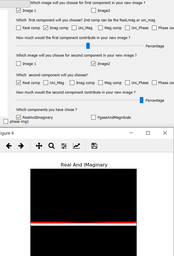
#> input picture DSP/sbe309-2020-task3/The_new_pic_from_mixing.PNG, 174 x 256 px, shrunk from 601 x 886 before the run; its folder holds only this picture in this run
$ python -i functions.py   (imports and definitions only)
#> lines starting #> are read from the running program, lines starting #| are printed output that depends on the picture; after the words box and inside, x2 and y2 are one past the last pixel; in counts of white or black regions, pixels touching at a corner belong together
from scipy import signal
from matplotlib import cm
import matplotlib.pyplot as plt
from math import sqrt
from math import sin, cos
import cv2
import numpy as np
import scipy
import glob
import time
from copy import copy
import time
''' Harris Operator'''
# Kernel operation using input operator of size 3*3
def GetSobel(image, Sobel, width, height):
    # Initialize the matrix
    I_d = np.zeros((width, height), np.float32)

    # For every pixel in the image
    for rows in range(width):
        for cols in range(height):
            # Run the Sobel kernel for each pixel
            if rows >= 1 or rows <= width-2 and cols >= 1 or cols <= height-2:
                for ind in range(3):
                    for ite in range(3):
                        I_d[rows][cols] += Sobel[ind][ite] * image[rows - ind - 1][cols - ite - 1]
            else:
                I_d[rows][cols] = image[rows][cols]

    return I_d


def HarrisCornerDetection(image):
    t0 = time.clock()
    # The two Sobel operators - for x and y direction
    SobelX = np.array([[-1, 0, 1], [-2, 0, 2], [-1, 0, 1]])
    SobelY = np.array([[-1, -2, -1], [0, 0, 0], [1, 2, 1]])

    w, h = image.shape

    # X and Y derivative of image using Sobel operator
    ImgX = GetSobel(image, SobelX, w, h)
    ImgY = GetSobel(image, SobelY, w, h)

    # # Eliminate the negative values
    for ind1 in range(w):
        for ind2 in range(h):
            if ImgY[ind1][ind2] < 0:
                ImgY[ind1][ind2] *= -1
            if ImgX[ind1][ind2] < 0:
                ImgX[ind1][ind2] *= -1

    ImgX_2 = np.square(ImgX)
    ImgY_2 = np.square(ImgY)

    ImgXY = np.multiply(ImgX, ImgY)
    ImgYX = np.multiply(ImgY, ImgX)

    #Use Gaussian Blur
    Sigma = 1.4
    kernelsize = (3, 3)

    ImgX_2 = cv2.GaussianBlur(ImgX_2, kernelsize, Sigma)
    ImgY_2 = cv2.GaussianBlur(ImgY_2, kernelsize, Sigma)
    ImgXY = cv2.GaussianBlur(ImgXY, kernelsize, Sigma)
    ImgYX = cv2.GaussianBlur(ImgYX, kernelsize, Sigma)

    alpha = 0.06
    R = np.zeros((w, h), np.float32)
    # For every pixel find the corner strength
    for row in range(w):
        for col in range(h):
            M_bar = np.array([[ImgX_2[row][col], ImgXY[row][col]], [ImgYX[row][col], ImgY_2[row][col]]])
            R[row][col] = np.linalg.det(M_bar) - (alpha * np.square(np.trace(M_bar)))

    R_threshold = threshold(R, image.shape)

    t1 = time.clock() - t0
    return R_threshold , t1

''' End of Harris Operator'''

''' SIFT descriptor'''

# [103 lines left out: functions sift_gradient, padded_slice, dog_keypoints_orientations, rotated_subimage, kp_list_2_opencv_kp_list, extract_sift_descriptors128, not called in this run]

''' End of SIFT descriptor'''


''' SSD Matcher '''
# [48 lines left out: functions SSDdistance_matrix, SSDFeatureMatcher, not called in this run]


''' End of SSD Matcher '''

''' Normalized Cross correlation '''
# [31 lines left out: functions nccmatrix, nccFeatureMatcher, not called in this run]

''' End of Normalized Cross correlation '''

def threshold(key_pints,img_shape):
    features =np.zeros((img_shape), dtype=np.float32)

    features[key_pints>0.01*key_pints.max()]=255
    return features

# [39 lines left out: function Harris_SIFT, not called in this run]

>>> import cv2
>>> picture = cv2.imread('../../DSP/sbe309-2020-task3/The_new_pic_from_mixing.PNG', cv2.IMREAD_GRAYSCALE)
#> picture: shape (256, 174); min 0, max 255, mean 188.8
>>> result = HarrisCornerDetection(picture)
#> after the loop in GetSobel, `for rows in range(width):`:
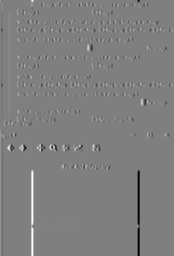
#> I_d: shape (256, 174) float32; min -1020, max 1020, mean 0; drawn with min black and max white
#> call 2 of GetSobel, with Sobel = array of shape (3, 3), width = 256, height = 174
#> after the loop in GetSobel (call 2), `for rows in range(width):`:
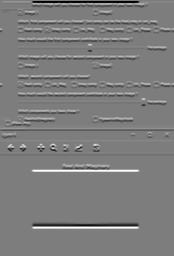
#> I_d: shape (256, 174) float32; min -986, max 1020, mean 0; drawn with min black and max white
#> after the loop in HarrisCornerDetection, `for ind1 in range(w):`:
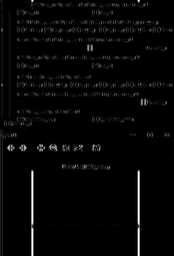
#> ImgX: shape (256, 174) float32; 17.25% of pixels changed, all inside (x1, y1, x2, y2) = (0, 0, 174, 256); drawn with min black and max white
#> after the loop in HarrisCornerDetection, `for ind1 in range(w):`:
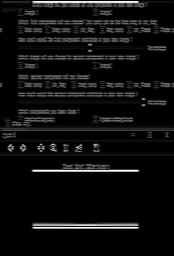
#> ImgY: shape (256, 174) float32; min 0, max 1020, mean 60.5; drawn with min black and max white
#> in HarrisCornerDetection, `ImgY_2 = cv2.GaussianBlur(ImgY_2, kernelsize, Sigma)`:
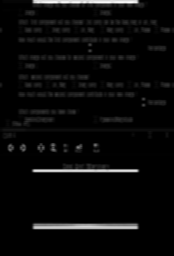
#> ImgY_2: shape (256, 174) float32; min 0, max 672758.9, mean 25897.9; drawn with min black and max white
#> after the loop in HarrisCornerDetection, `for row in range(w):`:
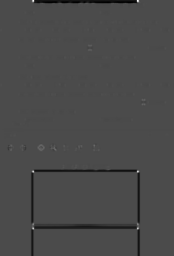
#> R: shape (256, 174) float32; min -2.7e+10, max 6.46e+10, mean -517930208; drawn with min black and max white
#> in HarrisCornerDetection, `R_threshold = threshold(R, image.shape)`:
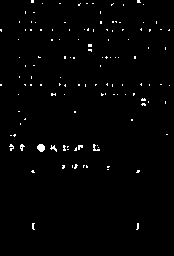
#> R_threshold: shape (256, 174) float32; 1.4% white in thin lines or dots, all inside (x1, y1, x2, y2) = (0, 0, 170, 230)

$ run again, on DSP/sbe309-2020-task3/MagAndPhase.PNG
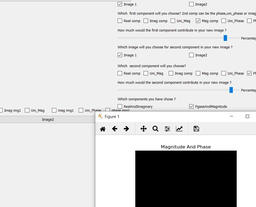
#> input picture DSP/sbe309-2020-task3/MagAndPhase.PNG, 256 x 207 px, shrunk from 927 x 749 before the run
#> after the loop in HarrisCornerDetection, `for row in range(w):`:
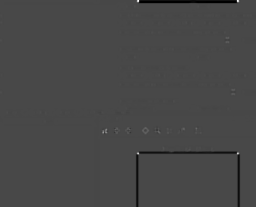
#> R: shape (207, 256) float32; min -2.48e+10, max 6.31e+10, mean -268002272; drawn with min black and max white
#> in HarrisCornerDetection, `R_threshold = threshold(R, image.shape)`:
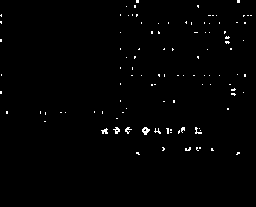
#> R_threshold: shape (207, 256) float32; 1% white in thin lines or dots, all inside (x1, y1, x2, y2) = (0, 0, 252, 155)

$ run again, on DSP/sbe309-2020-task3/Messege_for_the_2nd_comp_type.PNG
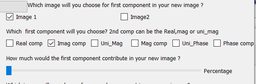
#> input picture DSP/sbe309-2020-task3/Messege_for_the_2nd_comp_type.PNG, 256 x 84 px, shrunk from 579 x 191 before the run
#> after the loop in HarrisCornerDetection, `for row in range(w):`:
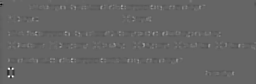
#> R: shape (84, 256) float32; min -4.89e+09, max 7.45e+09, mean 20893168; drawn with min black and max white
#> in HarrisCornerDetection, `R_threshold = threshold(R, image.shape)`:
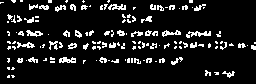
#> R_threshold: shape (84, 256) float32; 10.8% white in thin lines or dots
